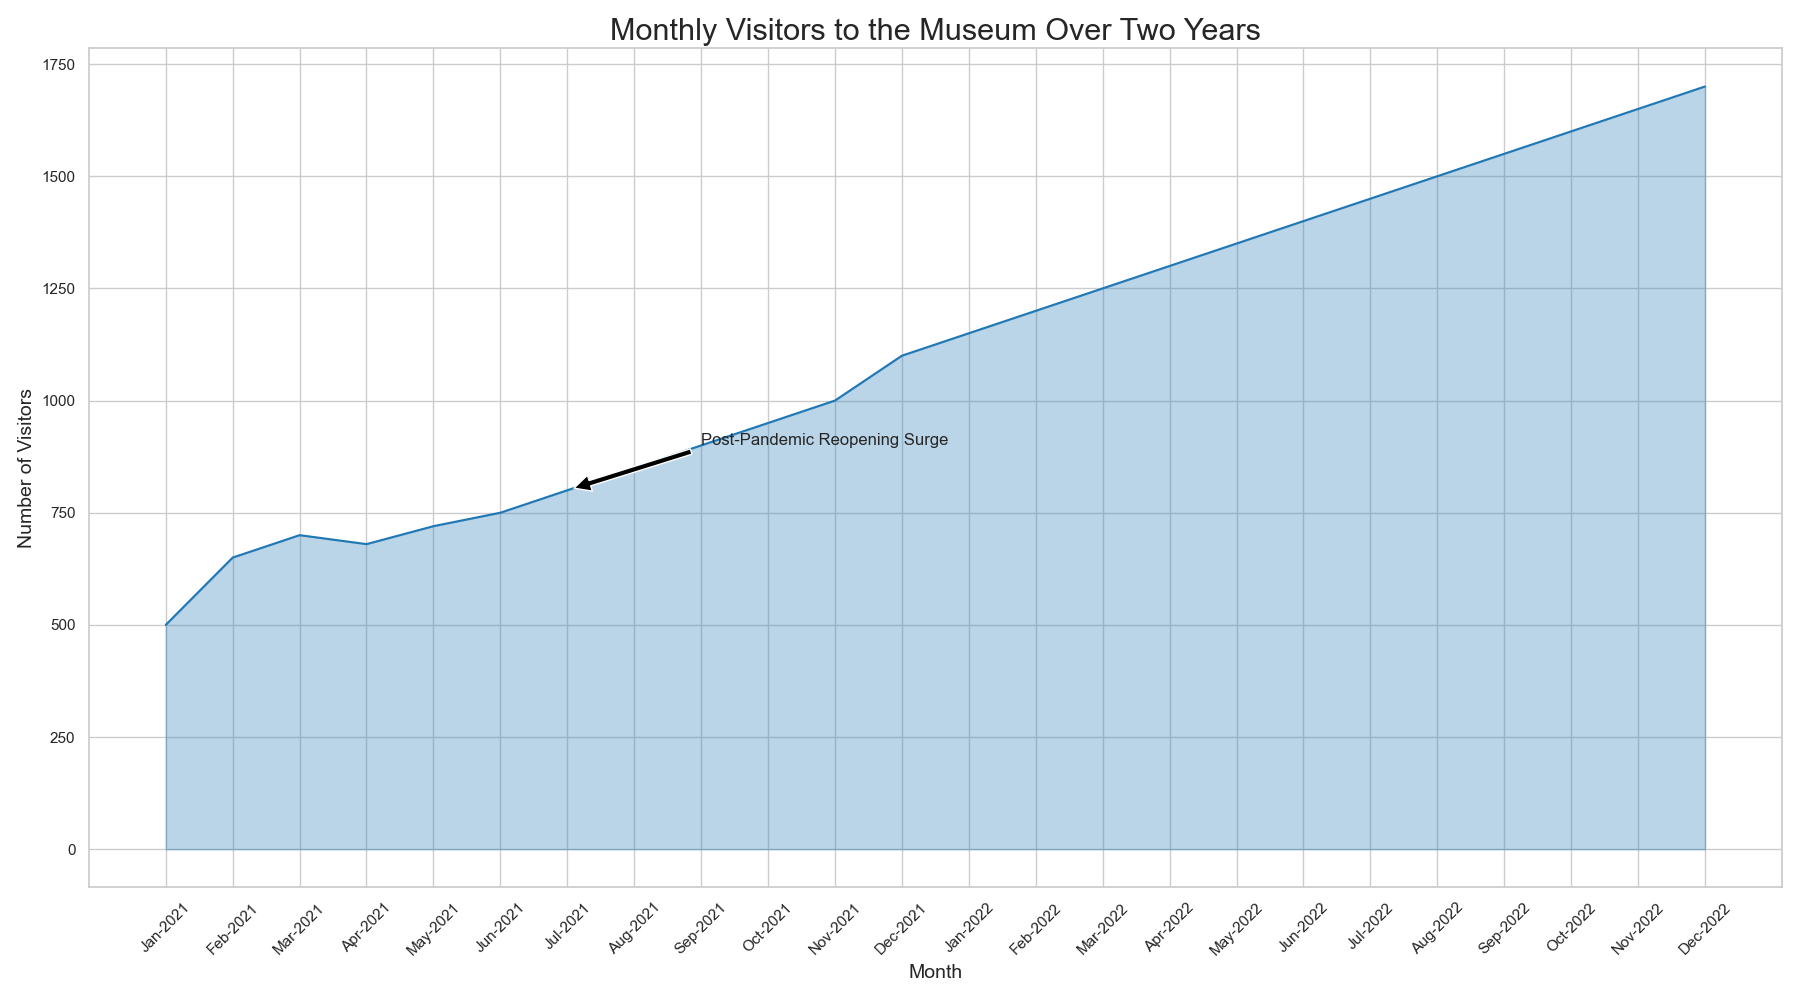

Recreate this plot in Python.

import seaborn as sns
import pandas as pd
import matplotlib.pyplot as plt

data = {
    'Month': ['Jan-2021', 'Feb-2021', 'Mar-2021', 'Apr-2021', 'May-2021', 
              'Jun-2021', 'Jul-2021', 'Aug-2021', 'Sep-2021', 'Oct-2021',
              'Nov-2021', 'Dec-2021', 'Jan-2022', 'Feb-2022', 'Mar-2022',
              'Apr-2022', 'May-2022', 'Jun-2022', 'Jul-2022', 'Aug-2022',
              'Sep-2022', 'Oct-2022', 'Nov-2022', 'Dec-2022'],
    'Visitors': [500, 650, 700, 680, 720, 750, 800, 850, 900, 950,
                 1000, 1100, 1150, 1200, 1250, 1300, 1350, 1400, 1450, 1500,
                 1550, 1600, 1650, 1700]
}

df = pd.DataFrame(data)

sns.set_theme(style="whitegrid")

plt.figure(figsize=(18, 10))
ax = sns.lineplot(data=df, x='Month', y='Visitors', color="#1f77b4")
ax.fill_between(df['Month'], df['Visitors'], color="#1f77b4", alpha=0.3)

for item in ax.get_xticklabels():
    item.set_rotation(45)

ax.set_title('Monthly Visitors to the Museum Over Two Years', fontsize=22)
ax.set_xlabel('Month', fontsize=14)
ax.set_ylabel('Number of Visitors', fontsize=14)

ax.annotate('Post-Pandemic Reopening Surge', xy=('Jul-2021', 800), xytext=('Sep-2021', 900), fontsize=12,
            arrowprops=dict(facecolor='black', shrink=0.05))

plt.tight_layout()
plt.show()
